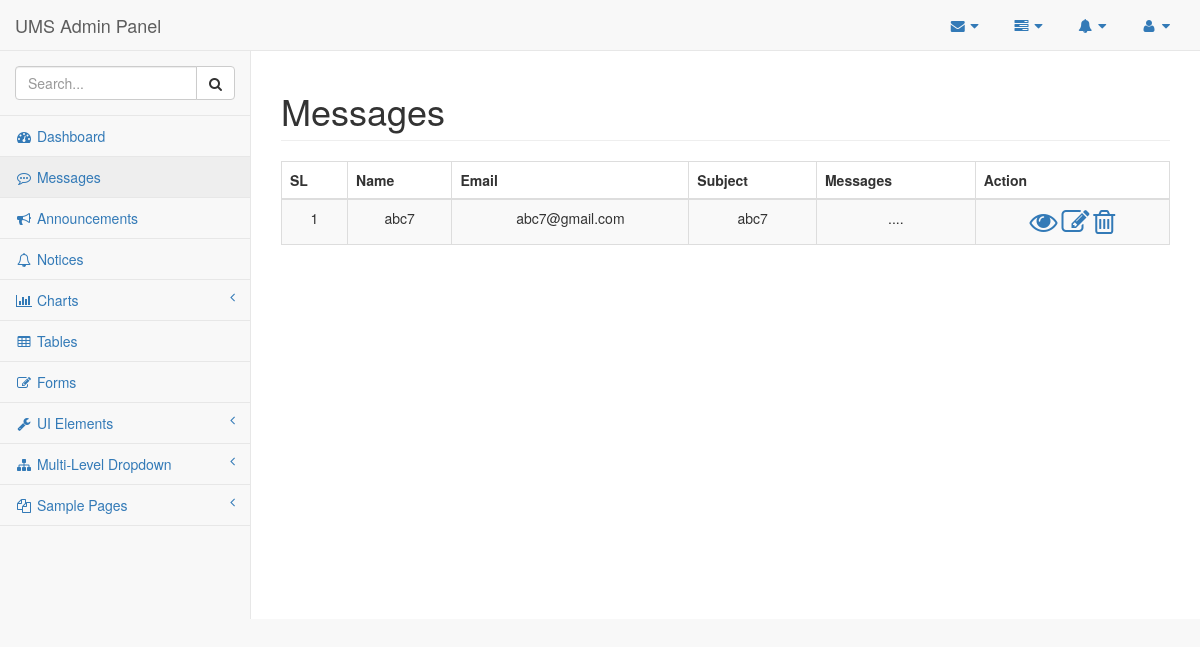
The app's page /admin/pages/messages.php, older data.
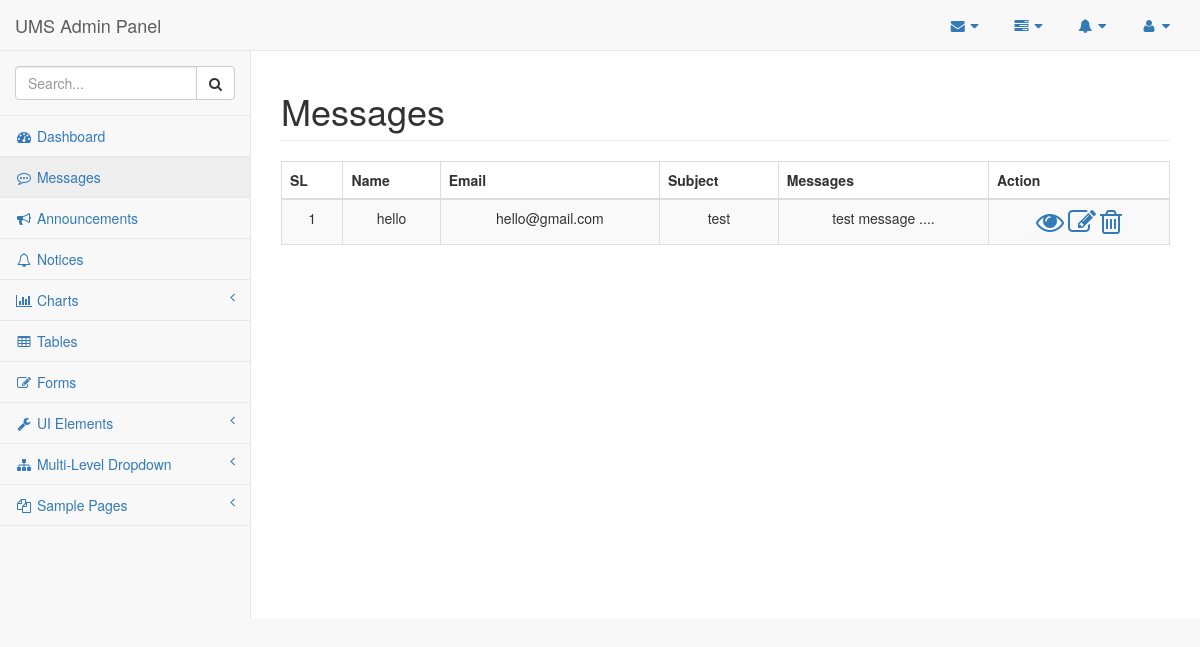
The same page, newer data.
### tables this page shows
CREATE TABLE `comments` (
  `com_id` int(11) NOT NULL,
  `com_name` varchar(48) NOT NULL,
  `com_email` varchar(48) NOT NULL,
  `com_subject` varchar(48) NOT NULL,
  `com_message` varchar(255) NOT NULL
);

### admin/pages/messages.php (the view, shortened to what the changed rows need)
<?php
    require_once('config.php');
?>
<!DOCTYPE html>
<html lang="en">
<head>
    <link href="../vendor/bootstrap/css/bootstrap.min.css" rel="stylesheet">
    <link href="../vendor/metisMenu/metisMenu.min.css" rel="stylesheet">
    <link href="../dist/css/sb-admin-2.css" rel="stylesheet">
    <link href="../vendor/font-awesome/css/font-awesome.min.css" rel="stylesheet" type="text/css">
</head>
<body>
    <div id="wrapper">
        <div id="page-wrapper">
            <div class="row">
                <div class="col-lg-12">
                    <h1 class="page-header">Messages</h1>
                     <div class="table-responsive">
                        <table class="table table-bordered table-hover table-striped text-center">
                            <thead>
                                <tr>
                                    <th>SL</th>
                                    <th>Name</th>
                                    <th>Email</th>
                                    <th>Subject</th>
                                    <th>Messages</th>
                                    <th>Action</th>
                                </tr>
                            </thead>
                            <tbody>
                            <?php
                                $srl=1;
                                $dbdata = "SELECT * FROM comments";
                                $qre = mysqli_query($DBC, $dbdata);
                                while($info=mysqli_fetch_array($qre)){ ?>
                                    <tr>
                                        <td><?= $srl++; ?></td>
                                        <td><?= $info['com_name']; ?></td>
                                        <td><?= $info['com_email']; ?></td>
                                        <td><?= $info['com_subject']; ?></td>
                                        <td><?= substr($info['com_message'],0,15); ?> ....</td>
                                        <td>
                                            <a class="action-btn" href="msg-view.php?id=<?= $info['com_id']; ?>"><i class="fa fa-2x  fa-eye"></i></a>
                                            <a class="action-btn" href="msg-edit.php?uid=<?= $info['com_id']; ?>"><i class="fa fa-2x fa-pencil-square-o"></i></a>
                                            <a class="action-btn" href="msg-delete.php?did=<?= $info['com_id']; ?>"><i class="fa fa-2x fa-trash-o"></i></a>
                                        </td>
                                    </tr>
                            <?php    }
                            ?>
                            </tbody>
                        </table>
                    </div>
                </div>
            </div>
        </div>
    </div>
</body>
</html>

Row changes from the older to the newer data that the page shows:
removed comments: com_name "abc7", com_email "abc7@gmail.com", com_subject "abc7"
added comments: com_name "hello", com_email "hello@gmail.com", com_subject "test", com_message "test message"
